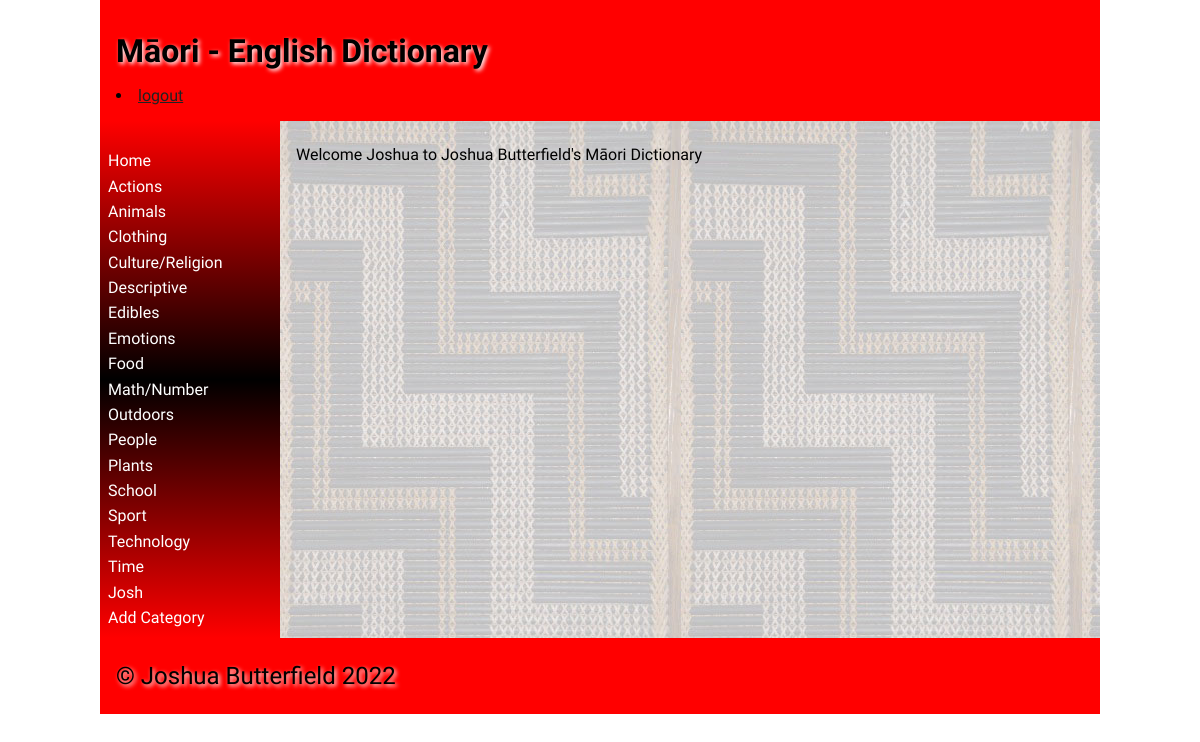
The app's page / (signed in) with its own data.
### tables this page shows
CREATE TABLE categories
(
	id integer
		constraint categories_pk
			primary key autoincrement,
	cat_name varchar(40)
);

### app.py (the view)
@app.route('/', methods=['Get', 'Post'])
def render_homepage():
    category = get_categories()  # displaying categories
    if is_logged_in():  # to display first name of user on homepage
        first_name = session['first_name']
    else:
        first_name = ""
    return render_template('home.html', categories_list=category, logged_in=is_logged_in(),
                           teacher=is_teacher(), user_id=first_name)

### app.py (called while the page is built)
def create_connection(db_file):
    try:
        connection = sqlite3.connect(db_file)
        connection.execute('pragma foreign_keys=ON')
        return connection
    except Error as e:
        print(e)
    return None

def is_logged_in():
    if session.get("email") is None:
        print("Not logged in")
        return False
    else:
        print("Logged in")
        return True

def is_teacher():
    if session.get("teacher") == 1:
        print("User is not a teacher")
        return False
    if session.get("teacher") == 0:
        print("User is a teacher")
        return True

def get_categories():
    if request.method == 'GET':
        query = "SELECT cat_name FROM categories"
        con = create_connection(DATABASE)
        cur = con.cursor()
        cur.execute(query, ())
        category = cur.fetchall()
        print(category)
        con.commit()
        con.close()
        return category

### templates/home.html (shortened to what this page needs)
{% extends 'base.html' %}
{% block heading %}Māori - English Dictionary{% endblock %}
{% block main %}
<p>Welcome {{ user_id }} to Joshua Butterfield's Māori Dictionary</p>
{% endblock %}

### templates/base.html (shortened to what this page needs)
<!doctype html>
<html lang="en">
<head>
	<link href="{{ url_for('static', filename='css/style.css') }}" rel="stylesheet">
</head>
<body>
	<div id="container">
		<header>
			<h1>{% block heading %}Māori Dictionary{% endblock %}</h1>
            {% if logged_in %}
                <li><a href="\logout">logout</a></li>
            {% else %}
                <li><a href="\login">login</a></li>
            {% endif %}
		</header>
		<nav>
			<ul>
                <li><a href="\">Home</a></li>
				{% for i in categories_list %}
					<li><a href="{{ url_for('categories', type=i) }}">{{ i[0] }}</a></li>
				{% endfor %}
				{% if teacher %}
				<li><a href="/add_category">Add Category</a></li>
				{% endif %}
			</ul>
		</nav>
		<main>
            {% block main%}{% endblock %}
        </main>
		<footer>
			<p>
				&copy; Joshua Butterfield 2022
			</p>
		</footer>
	</div>
</body>
</html>

### static/css/style.css (style rules this page uses)
* { font-family: Comfortaa, sans-serif; margin: 0; padding: 0; box-sizing: border-box; }
#container { display: grid; grid-template-columns: 75px auto; grid-template-areas: 'nav header' 'main main' 'footer footer'; }
header { grid-area: header; background-color: #f00; padding: 1rem; }
nav { grid-area: nav; }
main { grid-area: main; padding: 1rem; background-color: #edd; }
h1, h2, h3, h4 { padding: 1rem 0; font-family: 'Suez One', serif; color: #000; text-shadow: 2px 2px 4px #fff; }
p { padding: 0.5rem 0; }
a { color: #222; }
footer { grid-area: footer; padding: 1rem; background-color: #f00; }
footer p { color: #000; text-shadow: 2px 2px 4px #fff; font-size: 1.5rem; }
@media only screen and (min-width: 768px) { #container { grid-template-columns: 180px auto; grid-template-areas: 'header header' 'nav main' 'footer footer'; } }
@media only screen and (min-width: 768px) { nav { background: linear-gradient(180deg, rgba(255,0,0,1) 0%, rgba(0, 0, 0, 1) 50%, rgba(255,0,0,1) 100%); padding: 0.5rem; } }
@media only screen and (min-width: 768px) { nav ul { list-style: none; } }
@media only screen and (min-width: 768px) { nav li { padding: 0.2rem 0; } }
@media only screen and (min-width: 768px) { nav a { color: #fff; text-decoration: none; } }
@media only screen and (min-width: 768px) { main { background-image: url('/poutama.jpg'); } }
@media only screen and (min-width: 1000px) { #container { width: 1000px; margin: auto; } }

### records on screen
categories: cat_name "Actions"
categories: cat_name "Animals"
categories: cat_name "Clothing"
categories: cat_name "Culture/Religion"
categories: cat_name "Descriptive"
categories: cat_name "Edibles"
categories: cat_name "Emotions"
categories: cat_name "Food"
categories: cat_name "Math/Number"
categories: cat_name "Outdoors"
categories: cat_name "People"
categories: cat_name "Plants"
categories: cat_name "School"
categories: cat_name "Sport"
categories: cat_name "Technology"
categories: cat_name "Time"
categories: cat_name "Josh"

### other values on screen
{{ user_id }} "Joshua"
